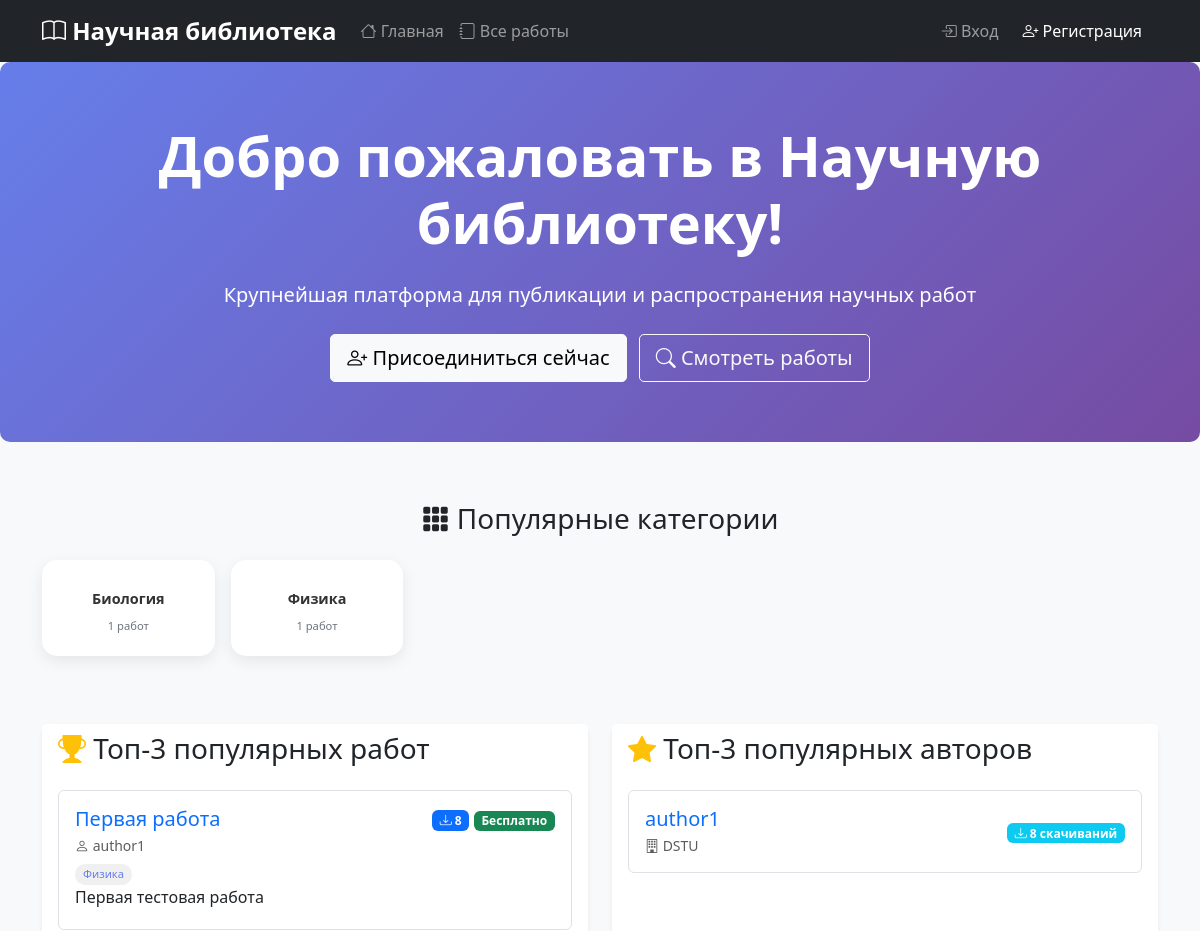
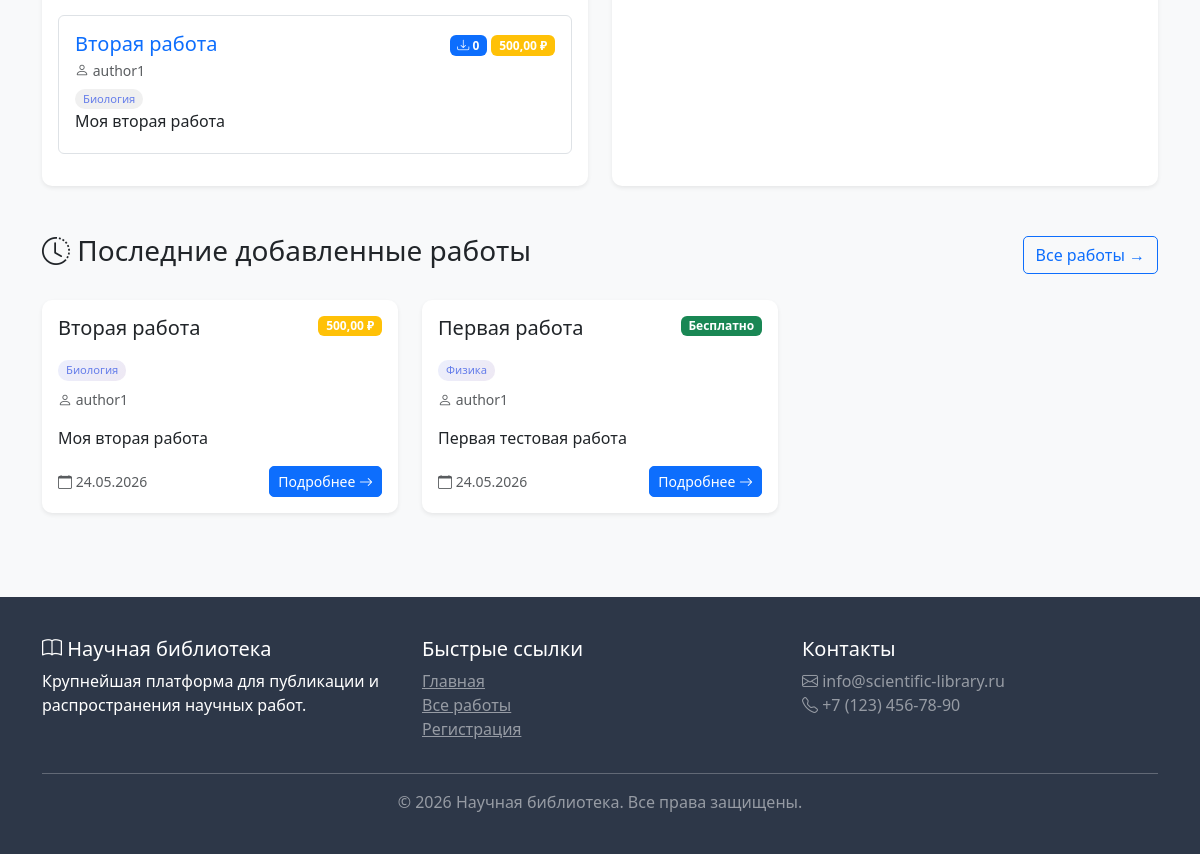
The app's page /, older data (2 pictures, top to bottom).
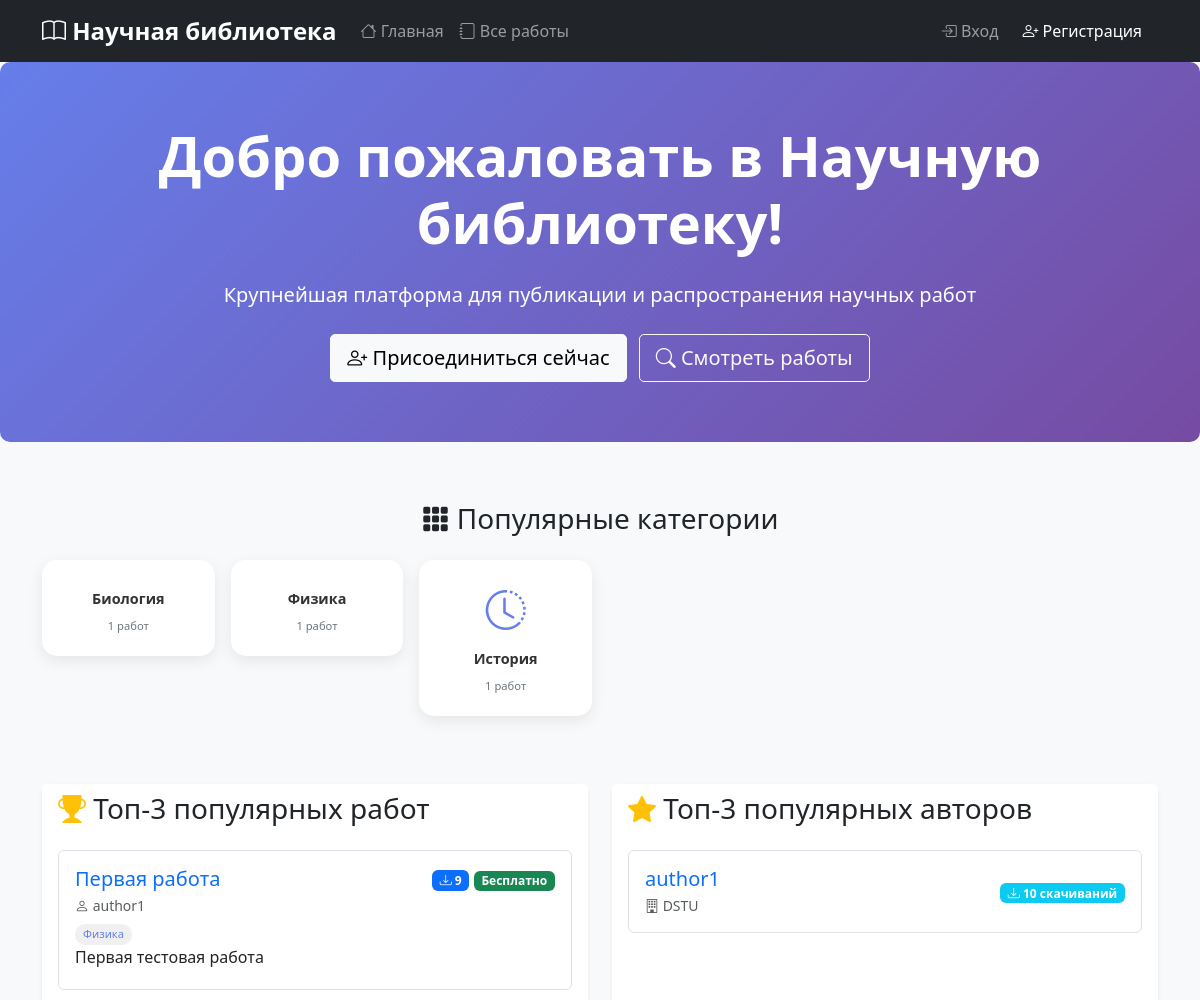
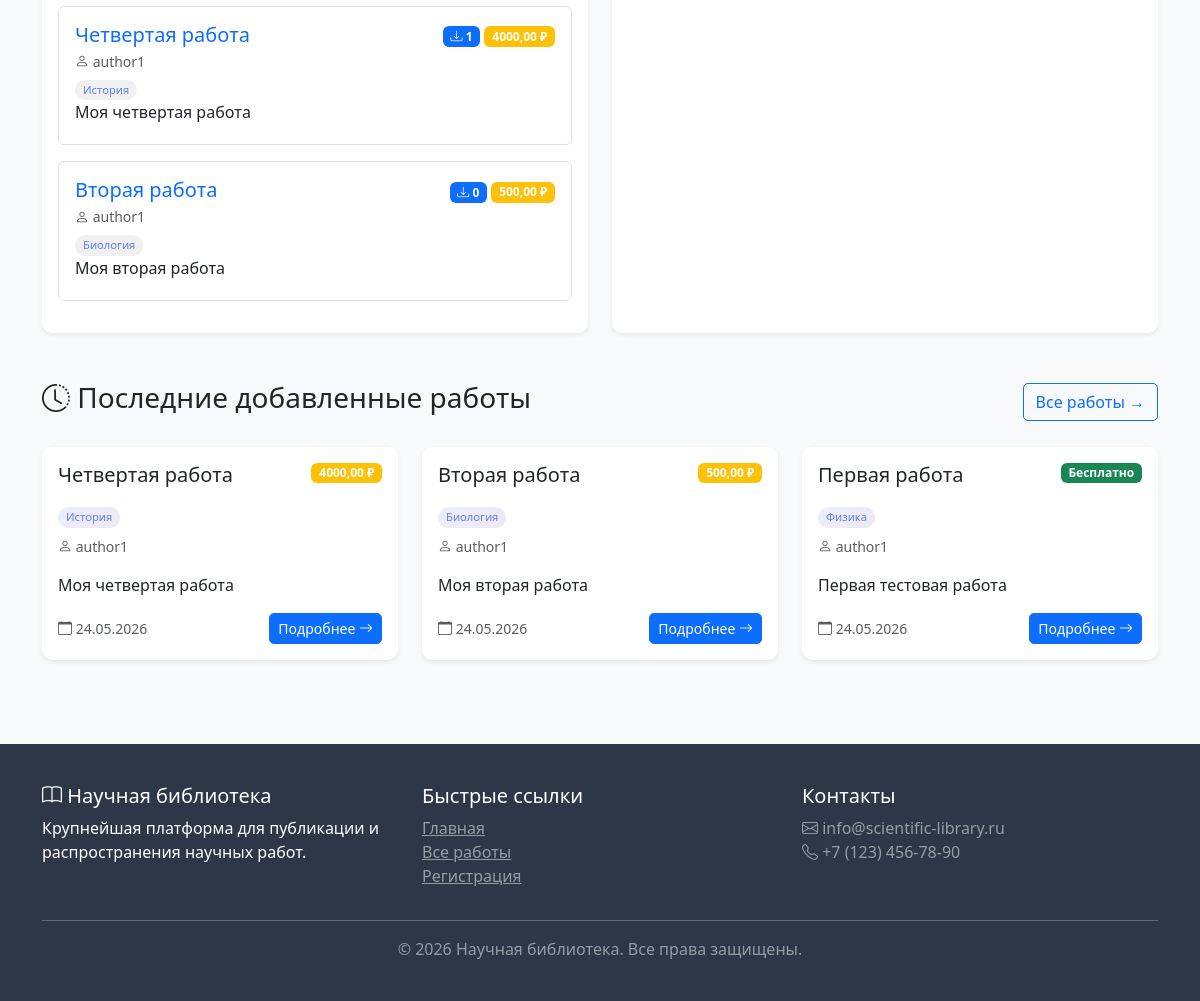
The same page, newer data (2 pictures, top to bottom).
### works/models.py (models this page shows, shortened)
class Category(models.Model):
    name = models.CharField(max_length=100, unique=True, verbose_name="Название категории")
    slug = models.SlugField(max_length=100, unique=True, verbose_name="URL-метка")
    description = models.TextField(blank=True, verbose_name="Описание категории")
    icon = models.CharField(max_length=50, blank=True, help_text="Иконка из Bootstrap Icons", verbose_name="Иконка")
    created_at = models.DateTimeField(auto_now_add=True, null=True)
    class Meta:
        verbose_name = "Категория"
        verbose_name_plural = "Категории"
        ordering = ['name']

class Work(models.Model):
    STATUS_CHOICES = [
        ('pending', 'На модерации'),
        ('approved', 'Одобрено'),
        ('rejected', 'Отклонено'),
    ]
    title = models.CharField(max_length=200, verbose_name="Название")
    description = models.TextField(verbose_name="Описание")
    author = models.ForeignKey(
        settings.AUTH_USER_MODEL,
        on_delete=models.CASCADE,
        related_name='works',
        verbose_name="Автор"
    )
    categories = models.ManyToManyField(
        Category,
        related_name='works',
        blank=True,
        verbose_name="Категории"
    )
    file = models.FileField(upload_to='works/%Y/%m/%d/', verbose_name="Файл работы", null=True, blank=True)
    price = models.DecimalField(max_digits=10, decimal_places=2, default=0, verbose_name="Цена")
    moderation_status = models.CharField(max_length=20, choices=STATUS_CHOICES, default='pending')
    moderation_comment = models.TextField(blank=True)
    created_at = models.DateTimeField(auto_now_add=True)
    updated_at = models.DateTimeField(auto_now=True)
    published_at = models.DateTimeField(null=True, blank=True)
    downloads_count = models.PositiveIntegerField(default=0)
    class Meta:
        ordering = ['-created_at']
        verbose_name = "Работа"
        verbose_name_plural = "Работы"
    def is_free(self):
        return self.price == 0

### accounts/models.py (models this page shows, shortened)
class User(AbstractUser):
    ROLE_CHOICES = [
        ('user', 'Пользователь'),
        ('author', 'Автор'),
        ('moderator', 'Модератор'),
        ('admin', 'Администратор'),
    ]
    role = models.CharField(max_length=20, choices=ROLE_CHOICES, default='user')
    email = models.EmailField(unique=True)
    def get_total_downloads(self):
        from works.models import Work
        from django.db.models import Sum
        total = Work.objects.filter(
            author=self,
            moderation_status='approved'
        ).aggregate(total=Sum('downloads_count'))['total']
        return total or 0

class UserProfile(models.Model):
    user = models.OneToOneField(User, on_delete=models.CASCADE, related_name='profile')
    balance = models.DecimalField(max_digits=10, decimal_places=2, default=0.00)
    avatar = models.ImageField(upload_to='avatars/', null=True, blank=True)
    bio = models.TextField(max_length=500, blank=True)
    institution = models.CharField(max_length=200, blank=True, help_text="Научное учреждение")
    created_at = models.DateTimeField(auto_now_add=True)
    updated_at = models.DateTimeField(auto_now=True)

### works/views.py (the view)
# urls.py: path('', works_views.index, name='index'),
def index(request):
    top_works = Work.objects.filter(
        moderation_status='approved'
    ).order_by('-downloads_count')[:3]
    authors_data = []
    authors = User.objects.filter(
        role__in=['author', 'moderator', 'admin']
    )
    for author in authors:
        total_downloads = Work.objects.filter(
            author=author,
            moderation_status='approved'
        ).aggregate(total=Sum('downloads_count'))['total'] or 0
        if total_downloads > 0:
            authors_data.append({
                'author': author,
                'total_downloads': total_downloads
            })
    authors_data.sort(key=lambda x: x['total_downloads'], reverse=True)
    top_authors = [item['author'] for item in authors_data[:3]]
    if len(top_authors) < 3:
        existing_ids = [author.id for author in top_authors]
        other_authors = User.objects.filter(
            role__in=['author', 'moderator', 'admin'],
            works__moderation_status='approved'
        ).exclude(
            id__in=existing_ids
        ).distinct()[:3 - len(top_authors)]
        top_authors.extend(other_authors)
    recent_works = Work.objects.filter(
        moderation_status='approved'
    ).order_by('-published_at', '-created_at')[:6]
    total_works = Work.objects.filter(moderation_status='approved').count()
    total_authors = User.objects.filter(
        role__in=['author', 'moderator', 'admin'],
        works__moderation_status='approved'
    ).distinct().count()
    total_downloads = Work.objects.filter(
        moderation_status='approved'
    ).aggregate(Sum('downloads_count'))['downloads_count__sum'] or 0
    free_works = Work.objects.filter(
        moderation_status='approved',
        price=0
    ).count()
    categories = Category.objects.annotate(
        works_count=Count('works', filter=Q(works__moderation_status='approved'))
    ).filter(works_count__gt=0)[:6]
    context = {
        'top_works': top_works,
        'top_authors': top_authors,
        'recent_works': recent_works,
        'total_works': total_works,
        'total_authors': total_authors,
        'total_downloads': total_downloads,
        'free_works': free_works,
        'categories': categories,
    }
    return render(request, 'index.html', context)

### templates/index.html (shortened to what the changed rows need)
{% extends 'base.html' %}
{% load static %}
{% block content %}
<div class="hero-section">
    <div class="container text-center">
        <h1 class="display-4 fw-bold mb-4">Добро пожаловать в Научную библиотеку!</h1>
    </div>
</div>
<div class="container">
    {% if categories %}
    <div class="categories-section mb-5">
        <div class="row g-3">
            {% for category in categories %}
                <div class="col-md-2 col-6">
                    <a href="{% url 'works:work_list' %}?category={{ category.slug }}"
                       class="category-card text-decoration-none">
                        <div class="category-card-inner">
                            <div class="category-icon">
                                <i class="bi {{ category.icon|default:'bi-tag' }} fs-1"></i>
                            </div>
                            <h6 class="category-name">{{ category.name }}</h6>
                            <span class="category-work-count">{{ category.works_count }} работ</span>
                        </div>
                    </a>
                </div>
            {% endfor %}
        </div>
    </div>
    {% endif %}
    <div class="row">
        <div class="col-md-6 mb-4">
            <div class="card border-0 shadow-sm h-100">
                <div class="card-body">
                    {% if top_works %}
                        {% for work in top_works %}
                            <div class="mb-3 p-3 border rounded hover-shadow">
                                <div class="d-flex justify-content-between align-items-start">
                                    <div>
                                        <h5 class="mb-1">
                                            <a href="{% url 'works:work_detail' work.id %}" class="text-decoration-none">
                                                {{ work.title }}
                                            </a>
                                        </h5>
                                        <p class="text-muted small mb-1">
                                            <i class="bi bi-person"></i> {{ work.author.username }}
                                        </p>
                                        {% if work.categories.all %}
                                            <div class="mt-1">
                                                {% for cat in work.categories.all|slice:":2" %}
                                                    <span class="mini-category">{{ cat.name }}</span>
                                                {% endfor %}
                                            </div>
                                        {% endif %}
                                        <p class="mb-1">{{ work.description|truncatewords:15 }}</p>
                                    </div>
                                    <div class="text-end">
                                        <span class="badge bg-primary">
                                            <i class="bi bi-download"></i> {{ work.downloads_count }}
                                        </span>
                                        {% if work.is_free %}
                                            <span class="badge bg-success">Бесплатно</span>
                                        {% else %}
                                            <span class="badge bg-warning">{{ work.price }} ₽</span>
                                        {% endif %}
                                    </div>
                                </div>
                            </div>
                        {% endfor %}
                    {% else %}
                        <p class="text-muted text-center">Пока нет работ</p>
                    {% endif %}
                </div>
            </div>
        </div>
        <div class="col-md-6 mb-4">
            <div class="card border-0 shadow-sm h-100">
                <div class="card-body">
                    {% if top_authors %}
                        {% for author in top_authors %}
                            <div class="mb-3 p-3 border rounded">
                                <div class="d-flex justify-content-between align-items-center">
                                    <div>
                                        <h5 class="mb-1">
                                            <a href="{% url 'accounts:author_detail' author.id %}" class="text-decoration-none">
                                                {{ author.username }}
                                            </a>
                                        </h5>
                                        <p class="text-muted small mb-0">
                                            <i class="bi bi-building"></i> {{ author.profile.institution|default:"Не указан" }}
                                        </p>
                                    </div>
                                    <div class="text-end">
                                        <span class="badge bg-info">
                                            <i class="bi bi-download"></i> {{ author.get_total_downloads }} скачиваний
                                        </span>
                                    </div>
                                </div>
                            </div>
                        {% endfor %}
                    {% else %}
                        <p class="text-muted text-center">Пока нет авторов</p>
                    {% endif %}
                </div>
            </div>
        </div>
    </div>
    <div class="mt-4">
        <div class="row">
            {% for work in recent_works %}
                <div class="col-md-4 mb-4">
                    <div class="card h-100 border-0 shadow-sm card-hover">
                        <div class="card-body">
                            <div class="d-flex justify-content-between align-items-start mb-2">
                                <h5 class="card-title">{{ work.title|truncatewords:8 }}</h5>
                                {% if work.is_free %}
                                    <span class="badge bg-success">Бесплатно</span>
                                {% else %}
                                    <span class="badge bg-warning">{{ work.price }} ₽</span>
                                {% endif %}
                            </div>
                            {% if work.categories.all %}
                                <div class="mb-2">
                                    {% for category in work.categories.all|slice:":2" %}
                                        <span class="category-chip-sm">{{ category.name }}</span>
                                    {% endfor %}
                                </div>
                            {% endif %}
                            <p class="card-text text-muted small">
                                <i class="bi bi-person"></i> {{ work.author.username }}
                            </p>
                            <p class="card-text">{{ work.description|truncatewords:20 }}</p>
                            <div class="d-flex justify-content-between align-items-center mt-3">
                                <small class="text-muted">
                                    <i class="bi bi-calendar"></i> {{ work.created_at|date:"d.m.Y" }}
                                </small>
                                <a href="{% url 'works:work_detail' work.id %}" class="btn btn-sm btn-primary">
                                    Подробнее <i class="bi bi-arrow-right"></i>
                                </a>
                            </div>
                        </div>
                    </div>
                </div>
            {% empty %}
                <div class="col-12">
                    <div class="alert alert-info text-center">
                        <i class="bi bi-info-circle"></i> Пока нет добавленных работ
                    </div>
                </div>
            {% endfor %}
        </div>
    </div>
</div>
{% endblock %}

Row changes from the older to the newer data that the page shows:
now on this page (row unchanged): Category: name "История", works_count "1"
changed Work "Первая работа": downloads_count "8" → "9"
now on this page (row edited): Work: title "Четвертая работа", author.username "author1", description "Моя четвертая работа", downloads_count "1", price "4000,00", created_at "24.05.2026"
changed User "author1": get_total_downloads "8" → "10"
